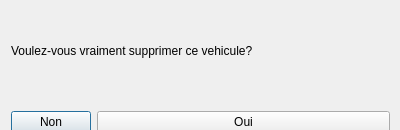
<?xml version="1.0" encoding="UTF-8"?>
<ui version="4.0">
 <class>ConfirmationSuppressionClass</class>
 <widget class="QDialog" name="ConfirmationSuppressionClass">
  <property name="geometry">
   <rect>
    <x>0</x>
    <y>0</y>
    <width>400</width>
    <height>130</height>
   </rect>
  </property>
  <property name="windowTitle">
   <string>ConfirmationSuppression</string>
  </property>
  <widget class="QWidget" name="verticalLayoutWidget">
   <property name="geometry">
    <rect>
     <x>0</x>
     <y>0</y>
     <width>401</width>
     <height>101</height>
    </rect>
   </property>
   <layout class="QVBoxLayout" name="verticalLayout">
    <item>
     <widget class="QLabel" name="label">
      <property name="text">
       <string>Voulez-vous vraiment supprimer ce vehicule?</string>
      </property>
     </widget>
    </item>
   </layout>
  </widget>
  <widget class="QWidget" name="formLayoutWidget">
   <property name="geometry">
    <rect>
     <x>0</x>
     <y>100</y>
     <width>401</width>
     <height>81</height>
    </rect>
   </property>
   <layout class="QFormLayout" name="formLayout">
    <item row="0" column="0">
     <widget class="QPushButton" name="NoButton">
      <property name="text">
       <string>Non</string>
      </property>
     </widget>
    </item>
    <item row="0" column="1">
     <widget class="QPushButton" name="YesButton">
      <property name="text">
       <string>Oui</string>
      </property>
     </widget>
    </item>
   </layout>
  </widget>
 </widget>
 <layoutdefault spacing="6" margin="11"/>
 <resources/>
 <connections>
  <connection>
   <sender>NoButton</sender>
   <signal>clicked()</signal>
   <receiver>ConfirmationSuppressionClass</receiver>
   <slot>close()</slot>
   <hints>
    <hint type="sourcelabel">
     <x>40</x>
     <y>114</y>
    </hint>
    <hint type="destinationlabel">
     <x>199</x>
     <y>64</y>
    </hint>
   </hints>
  </connection>
 </connections>
</ui>
